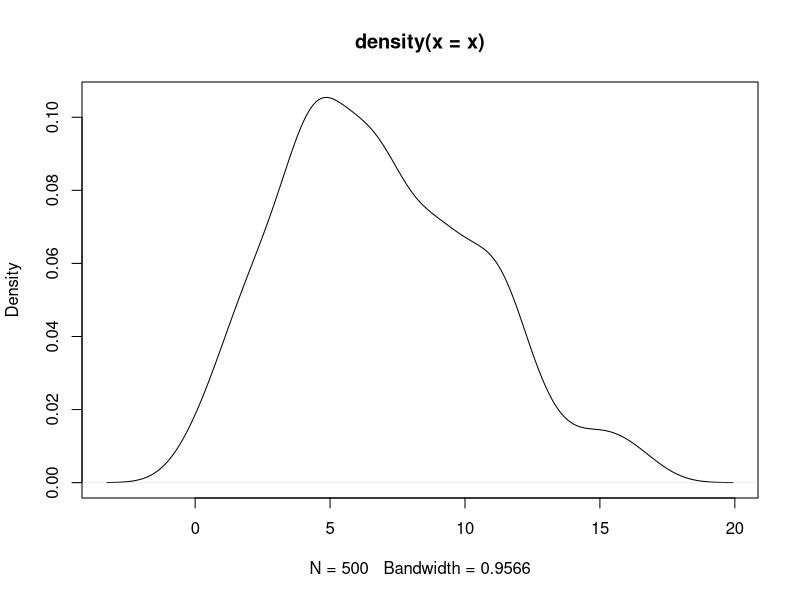
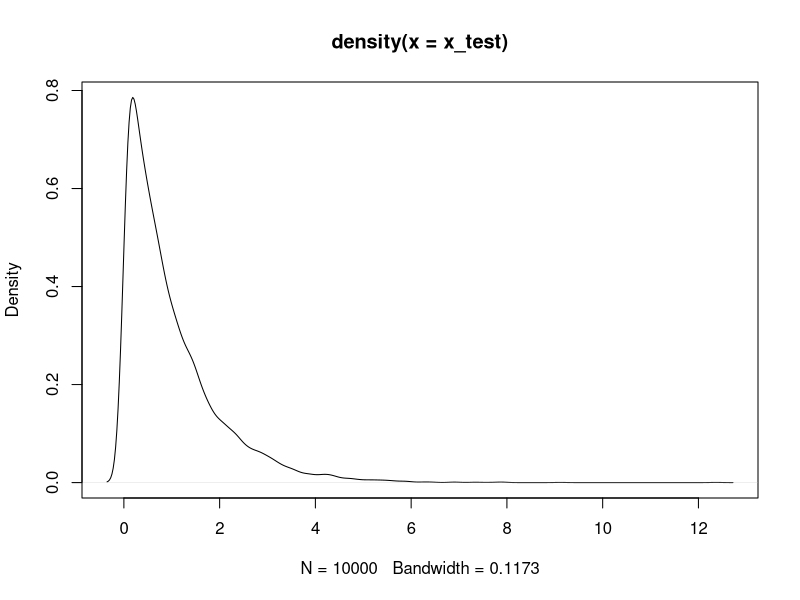
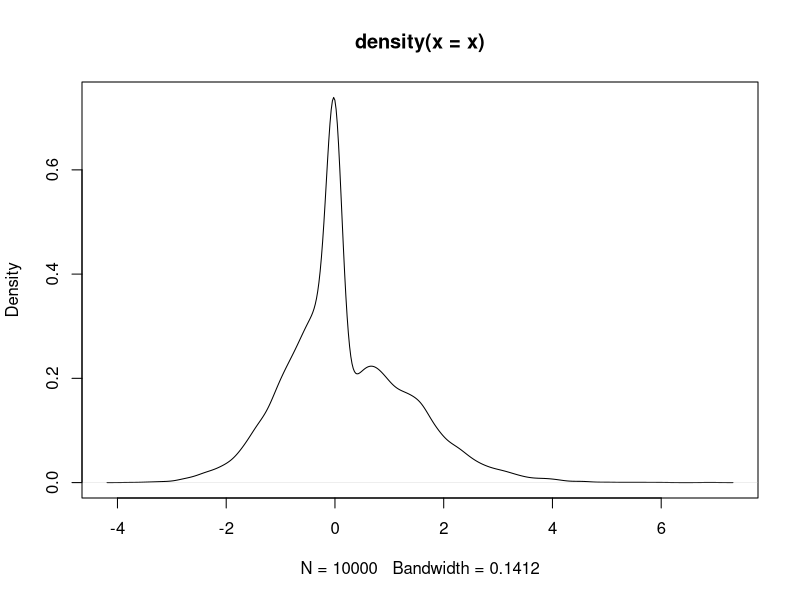
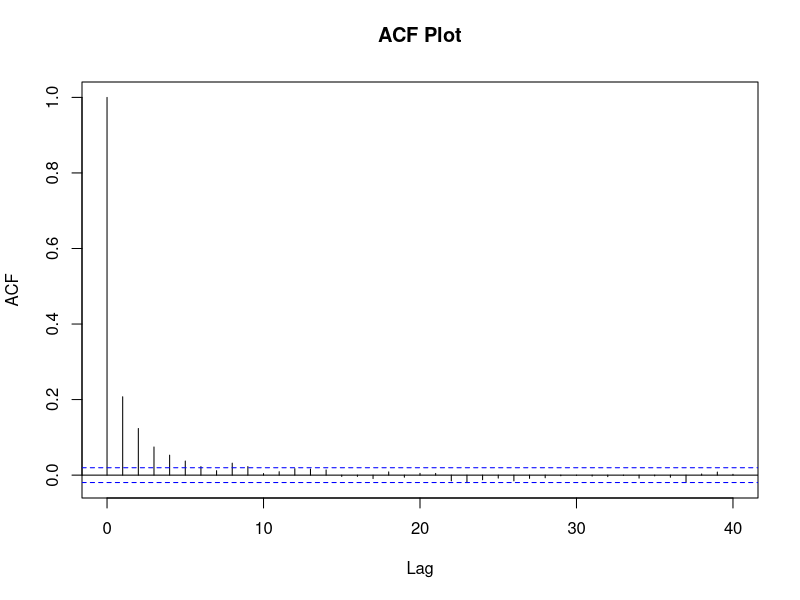
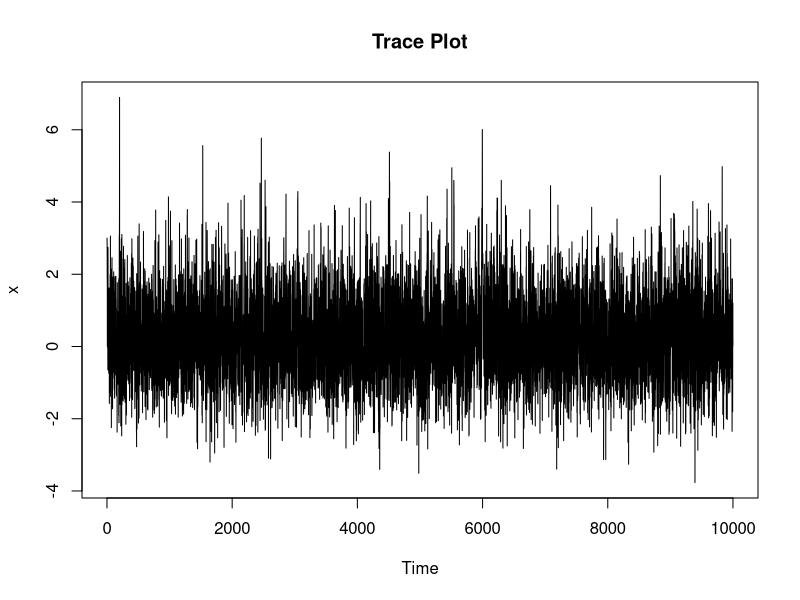

Write the R code that produced these figures, in order.
#simulating the metropolis hasting's algorithm for 
# target distribution cauchy - C(s,t) where s - scale paramter and t - location parameter
# proposal distribution normal - N(x,h) where x is the sample taken and h is the step size, or the amount of variability needed in the proposal 

cauchy <- function(x,t,s) {
	return (s*(1/(pi*(s^2 + (x-t)^2))))
}

normal <- function(x,mu,h){
	term1 = 1/((2*pi*(h^2))^(0.5))
	term2 = exp((-1/(2*(h^2)))*(x-mu)^2)
	return (term1*term2)
}

# cauchy(1,0,1)
# dcauchy(1,0,1)

# normal(1,0,2^(0.5))
# dnorm(1,0,2^(0.5))

target <- cauchy
t = 0
s = 2

proposal <- normal
h = 1/(2^(0.5))
#metropolis hastings implementation

T = 500
x = numeric(length = T)
x[1] = 0

for(t in 2:T){
	y = rnorm(1, x[t-1], h)
	alpha = min((dcauchy(y,t,s)/dcauchy(x[t-1],t,s)),1)
	u = runif(1, 0, 1)
	if(u <= alpha){
		x[t] = y
	} else {
		x[t] = x[t-1]
	}
}
plot(density(x))
x_test = rcauchy(T,t,s)
x_test


# try with an exponential distribution with rate = 2, and uniform distribution (x-h,x+h)

h = 1
rate = 1

T = 1e4
x = numeric(length = T)
x[1] = 3
acc = 0

for(t in 2:T){
	# y = runif(1,x[t-1]-h,x[t-1]+h)
	y = x[t-1] + rnorm(1,mean = 0, sd = h)
	alpha = min((dexp(y,rate)/dexp(x[t-1],rate)),1)
	u = runif(1,0,1)
	if(u < alpha){
		x[t] = y
		acc = acc + 1
	} else{
		x[t-1] = y
	}
}

(acc/T)*100
mean(x)
x_test = rexp(T,rate)
plot(density(x_test))
plot(density(x))

acf(x, main = "ACF Plot")
plot.ts(x, main = "Trace Plot")
